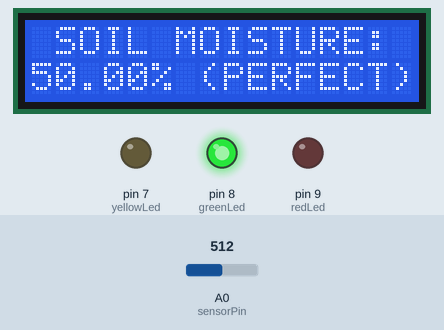
Simulated run of this sketch. Board: Arduino Uno, built with avr-gcc and run on an emulated ATmega328P. On the bench: 16×2 character LCD, output pins drawn as LEDs (lit = HIGH). The test bench sets the inputs (shaded band); at power-on: A0 (sensorPin) = 512. What the sketch prints to the serial monitor is not drawn.

Above: at 1.2 s.
1.3 s: A0 (sensorPin) set to 762
At 3.3 s:
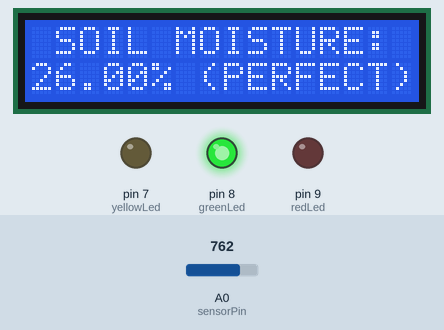
3.6 s: A0 (sensorPin) set to 784
At 4.9 s:
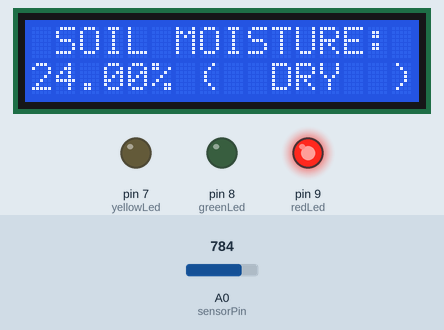
5.6 s: A0 (sensorPin) set to 122
At 7.6 s:
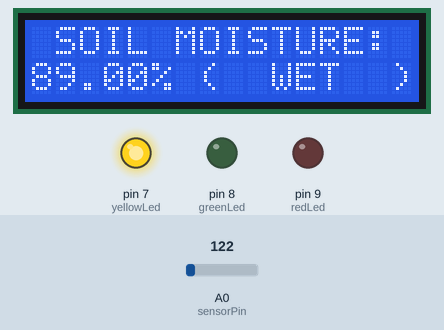
Timing chart, 0 to 9.1 s (numbered marks = the images above; inputs shaded):
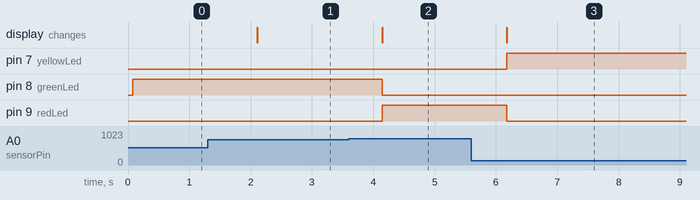

The sketch:

Project.ino
```cpp
/*
 * LCD CONFIGURATION
 *
 * LCD RS pin to digital pin 12
 * LCD Enable pin to digital pin 11
 * LCD D4 pin to digital pin 5
 * LCD D5 pin to digital pin 4
 * LCD D6 pin to digital pin 3
 * LCD D7 pin to digital pin 2
 * LCD R/W pin to ground
 * LCD VSS pin to ground
 * LCD VCC pin to 5V
 * 10K resistor:
 * ends to +5V and ground
 * wiper to LCD VO pin (pin 3)
 */
#include <LiquidCrystal.h>
LiquidCrystal lcd(12, 11, 5, 4, 3, 2);
int sensorPin = A0;
int redLed = 9;
int greenLed = 8;
int yellowLed = 7;

#define RED 0
#define GREEN 1
#define YELLOW 2

float Reading = 0;
float lastReading = 0;

void setup() {

  Serial.begin(9600);
  lcd.begin(16, 2);

  pinMode(sensorPin,INPUT);
  pinMode(redLed,OUTPUT);
  pinMode(greenLed,OUTPUT);
  pinMode(yellowLed , OUTPUT);
}


void loop() {
  for (int i=0;i<100;i++){
    analogRead(sensorPin);
  }

  Reading = analogRead(sensorPin);
  lastReading = map(Reading, 0, 1023, 100, 0);


  lcd.setCursor(1,0);
  lcd.print("SOIL MOISTURE:");
  lcd.setCursor(0,1);
  lcd.print(lastReading);
  lcd.setCursor(5,1);
  lcd.print("%");
  Serial.print("last Reading of Sensor: ");
  Serial.println(lastReading);

  if (lastReading < 25){
    lcd.setCursor(7,1);
    lcd.print("(  DRY  )");
    setLED(0);
    }
  else if (lastReading >= 25 && lastReading <75 ){
    lcd.setCursor(7,1);
    lcd.print("(PERFECT)");
    setLED(1);
    }
  else {
    lcd.setCursor(7,1);
    lcd.print("(  WET  )");
    setLED(2);
    }
  delay(1000);
}

void setLED(int ledValue) {
  if (ledValue == RED){

  digitalWrite(redLed, HIGH);
  digitalWrite(yellowLed, LOW);
  digitalWrite(greenLed, LOW);
  }

    else if (ledValue == GREEN){

  digitalWrite(greenLed, HIGH);
  digitalWrite(yellowLed, LOW);
  digitalWrite(redLed, LOW);

  }

  else if (ledValue == YELLOW){

  digitalWrite(yellowLed, HIGH);
  digitalWrite(redLed, LOW);
  digitalWrite(greenLed, LOW);

  }


}
```

Measured:
- the behaviour switches between 777 and 778 on A0 (sensorPin) (found by bisection; images 1 and 2)
- after the input at 1.3 s, the display: changes after 0.81 s (image 1)
- after the input at 3.6 s, pin 8 (greenLed): HIGH → LOW after 0.54 s; pin 9 (redLed): LOW → HIGH after 0.54 s; the display: changes after 0.54 s (image 2)
- after the input at 5.6 s, pin 7 (yellowLed): LOW → HIGH after 0.58 s; pin 9 (redLed): HIGH → LOW after 0.58 s; the display: changes after 0.58 s (image 3)
